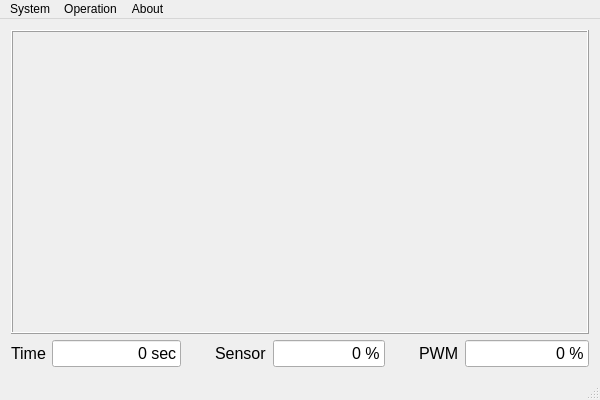
<?xml version="1.0" encoding="UTF-8"?>
<ui version="4.0">
 <class>MainWindow</class>
 <widget class="QMainWindow" name="MainWindow">
  <property name="geometry">
   <rect>
    <x>0</x>
    <y>0</y>
    <width>600</width>
    <height>400</height>
   </rect>
  </property>
  <property name="minimumSize">
   <size>
    <width>600</width>
    <height>400</height>
   </size>
  </property>
  <property name="windowTitle">
   <string>SCD - v0.1</string>
  </property>
  <property name="windowIcon">
   <iconset resource="resources.qrc">
    <normaloff>:/icons/resources/scd.svg</normaloff>:/icons/resources/scd.svg</iconset>
  </property>
  <widget class="QWidget" name="centralWidget">
   <layout class="QVBoxLayout" name="verticalLayout_2">
    <item>
     <layout class="QVBoxLayout" name="verticalLayout" stretch="90,10">
      <item>
       <widget class="QFrame" name="chartFrame">
        <property name="frameShape">
         <enum>QFrame::Box</enum>
        </property>
        <property name="frameShadow">
         <enum>QFrame::Raised</enum>
        </property>
       </widget>
      </item>
      <item>
       <layout class="QHBoxLayout" name="horizontalLayout_4" stretch="30,5,30,5,30">
        <item>
         <layout class="QHBoxLayout" name="horizontalLayout" stretch="0,0">
          <item>
           <widget class="QLabel" name="label">
            <property name="font">
             <font>
              <pointsize>12</pointsize>
             </font>
            </property>
            <property name="text">
             <string>Time</string>
            </property>
           </widget>
          </item>
          <item>
           <widget class="QLineEdit" name="lineEditTime">
            <property name="font">
             <font>
              <pointsize>12</pointsize>
             </font>
            </property>
            <property name="text">
             <string>0 sec</string>
            </property>
            <property name="alignment">
             <set>Qt::AlignRight|Qt::AlignTrailing|Qt::AlignVCenter</set>
            </property>
            <property name="readOnly">
             <bool>true</bool>
            </property>
           </widget>
          </item>
         </layout>
        </item>
        <item>
         <spacer name="horizontalSpacer">
          <property name="orientation">
           <enum>Qt::Horizontal</enum>
          </property>
          <property name="sizeHint" stdset="0">
           <size>
            <width>40</width>
            <height>20</height>
           </size>
          </property>
         </spacer>
        </item>
        <item>
         <layout class="QHBoxLayout" name="horizontalLayout_3" stretch="0,0">
          <item>
           <widget class="QLabel" name="label_3">
            <property name="font">
             <font>
              <pointsize>12</pointsize>
             </font>
            </property>
            <property name="text">
             <string>Sensor</string>
            </property>
           </widget>
          </item>
          <item>
           <widget class="QLineEdit" name="lineEditSensor">
            <property name="font">
             <font>
              <pointsize>12</pointsize>
             </font>
            </property>
            <property name="text">
             <string>0 %</string>
            </property>
            <property name="alignment">
             <set>Qt::AlignRight|Qt::AlignTrailing|Qt::AlignVCenter</set>
            </property>
           </widget>
          </item>
         </layout>
        </item>
        <item>
         <spacer name="horizontalSpacer_2">
          <property name="orientation">
           <enum>Qt::Horizontal</enum>
          </property>
          <property name="sizeHint" stdset="0">
           <size>
            <width>40</width>
            <height>20</height>
           </size>
          </property>
         </spacer>
        </item>
        <item>
         <layout class="QHBoxLayout" name="horizontalLayout_2" stretch="0,0">
          <item>
           <widget class="QLabel" name="label_2">
            <property name="font">
             <font>
              <pointsize>12</pointsize>
             </font>
            </property>
            <property name="text">
             <string>PWM</string>
            </property>
           </widget>
          </item>
          <item>
           <widget class="QLineEdit" name="lineEditPWM">
            <property name="font">
             <font>
              <pointsize>12</pointsize>
             </font>
            </property>
            <property name="text">
             <string>0 %</string>
            </property>
            <property name="alignment">
             <set>Qt::AlignRight|Qt::AlignTrailing|Qt::AlignVCenter</set>
            </property>
            <property name="readOnly">
             <bool>true</bool>
            </property>
           </widget>
          </item>
         </layout>
        </item>
       </layout>
      </item>
     </layout>
    </item>
   </layout>
  </widget>
  <widget class="QMenuBar" name="menuBar">
   <property name="geometry">
    <rect>
     <x>0</x>
     <y>0</y>
     <width>600</width>
     <height>26</height>
    </rect>
   </property>
   <widget class="QMenu" name="menuSystem">
    <property name="title">
     <string>System</string>
    </property>
    <addaction name="actionStart"/>
    <addaction name="actionStop"/>
   </widget>
   <widget class="QMenu" name="menuOperation">
    <property name="title">
     <string>Operation</string>
    </property>
    <addaction name="actionMode1"/>
    <addaction name="actionMode2"/>
   </widget>
   <widget class="QMenu" name="menuAbout">
    <property name="title">
     <string>About</string>
    </property>
    <addaction name="actionSCD"/>
   </widget>
   <addaction name="menuSystem"/>
   <addaction name="menuOperation"/>
   <addaction name="menuAbout"/>
  </widget>
  <widget class="QStatusBar" name="statusBar"/>
  <action name="actionStart">
   <property name="icon">
    <iconset resource="resources.qrc">
     <normaloff>:/icons/resources/start.svg</normaloff>:/icons/resources/start.svg</iconset>
   </property>
   <property name="text">
    <string>Start</string>
   </property>
   <property name="toolTip">
    <string>This will start the system</string>
   </property>
   <property name="shortcut">
    <string>Ctrl+T</string>
   </property>
  </action>
  <action name="actionStop">
   <property name="icon">
    <iconset resource="resources.qrc">
     <normaloff>:/icons/resources/stop.svg</normaloff>:/icons/resources/stop.svg</iconset>
   </property>
   <property name="text">
    <string>Stop</string>
   </property>
   <property name="toolTip">
    <string>This will stop the system</string>
   </property>
   <property name="shortcut">
    <string>Ctrl+P</string>
   </property>
  </action>
  <action name="actionMode1">
   <property name="icon">
    <iconset resource="resources.qrc">
     <normaloff>:/icons/resources/mode1.svg</normaloff>:/icons/resources/mode1.svg</iconset>
   </property>
   <property name="text">
    <string>Mode 1</string>
   </property>
   <property name="shortcut">
    <string>Ctrl+1</string>
   </property>
  </action>
  <action name="actionMode2">
   <property name="icon">
    <iconset resource="resources.qrc">
     <normaloff>:/icons/resources/mode2.svg</normaloff>:/icons/resources/mode2.svg</iconset>
   </property>
   <property name="text">
    <string>Mode 2</string>
   </property>
   <property name="shortcut">
    <string>Ctrl+2</string>
   </property>
  </action>
  <action name="actionSCD">
   <property name="icon">
    <iconset resource="resources.qrc">
     <normaloff>:/icons/resources/scd.svg</normaloff>:/icons/resources/scd.svg</iconset>
   </property>
   <property name="text">
    <string>SCD</string>
   </property>
  </action>
 </widget>
 <layoutdefault spacing="6" margin="11"/>
 <resources>
  <include location="resources.qrc"/>
 </resources>
 <connections/>
</ui>
